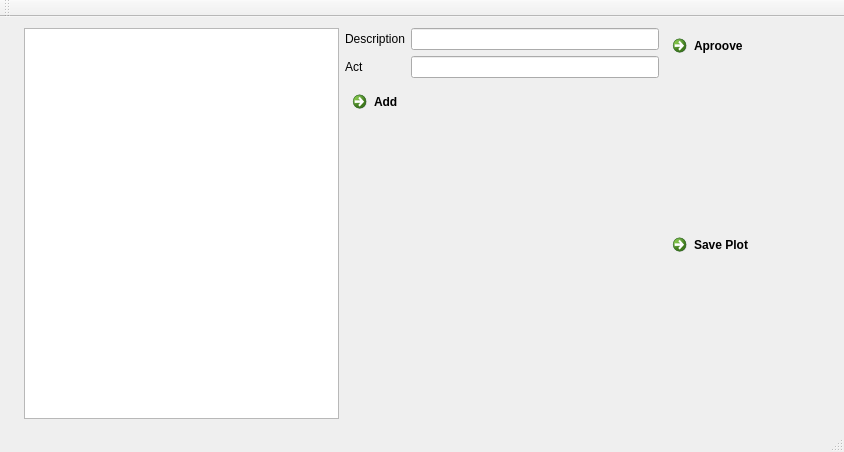
<?xml version="1.0" encoding="UTF-8"?>
<ui version="4.0">
 <class>ScreenWrittersClass</class>
 <widget class="QMainWindow" name="ScreenWrittersClass">
  <property name="geometry">
   <rect>
    <x>0</x>
    <y>0</y>
    <width>844</width>
    <height>452</height>
   </rect>
  </property>
  <property name="windowTitle">
   <string>ScreenWritters</string>
  </property>
  <widget class="QWidget" name="centralWidget">
   <layout class="QVBoxLayout" name="verticalLayout_3">
    <item>
     <layout class="QHBoxLayout" name="horizontalLayout_3">
      <item>
       <layout class="QHBoxLayout" name="horizontalLayout_2">
        <item>
         <layout class="QHBoxLayout" name="horizontalLayout">
          <item>
           <widget class="QLabel" name="windowName">
            <property name="text">
             <string/>
            </property>
           </widget>
          </item>
          <item>
           <layout class="QVBoxLayout" name="tableLayout">
            <item>
             <widget class="QTableView" name="myTable"/>
            </item>
           </layout>
          </item>
          <item>
           <layout class="QVBoxLayout" name="verticalLayout">
            <item>
             <layout class="QGridLayout" name="gridLayout">
              <item row="0" column="0">
               <widget class="QLabel" name="descriptionLabel">
                <property name="text">
                 <string>Description</string>
                </property>
               </widget>
              </item>
              <item row="0" column="1">
               <widget class="QLineEdit" name="descriptionBuddy"/>
              </item>
              <item row="1" column="0">
               <widget class="QLabel" name="actLabel">
                <property name="text">
                 <string>Act</string>
                </property>
               </widget>
              </item>
              <item row="1" column="1">
               <widget class="QLineEdit" name="actBuddy"/>
              </item>
             </layout>
            </item>
            <item>
             <widget class="QCommandLinkButton" name="addPropButton">
              <property name="text">
               <string>Add</string>
              </property>
             </widget>
            </item>
           </layout>
          </item>
         </layout>
        </item>
       </layout>
      </item>
      <item>
       <layout class="QVBoxLayout" name="verticalLayout_2">
        <item>
         <widget class="QCommandLinkButton" name="aprooveButton">
          <property name="text">
           <string>Aproove</string>
          </property>
         </widget>
        </item>
        <item>
         <widget class="QCommandLinkButton" name="savePlotButton">
          <property name="text">
           <string>Save Plot</string>
          </property>
         </widget>
        </item>
       </layout>
      </item>
     </layout>
    </item>
   </layout>
  </widget>
  <widget class="QMenuBar" name="menuBar">
   <property name="geometry">
    <rect>
     <x>0</x>
     <y>0</y>
     <width>844</width>
     <height>26</height>
    </rect>
   </property>
  </widget>
  <widget class="QToolBar" name="mainToolBar">
   <attribute name="toolBarArea">
    <enum>TopToolBarArea</enum>
   </attribute>
   <attribute name="toolBarBreak">
    <bool>false</bool>
   </attribute>
  </widget>
  <widget class="QStatusBar" name="statusBar"/>
 </widget>
 <layoutdefault spacing="6" margin="11"/>
 <resources>
  <include location="ScreenWritters.qrc"/>
 </resources>
 <connections/>
</ui>
